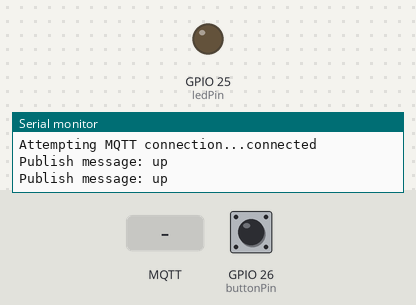
Bench run of a sketch on a simulated ESP32. On the bench: output pins drawn as LEDs (lit = HIGH), the last lines printed to the serial monitor. The inputs (shaded band) are chosen by the test bench; at power-on: GPIO 26 (buttonPin) HIGH. WiFi joins after 1.5 s; servers stay silent unless stated; no MQTT or app messages arrive unless stated.

Above: at 2.7 s.
2.8 s: MQTT message "on" arrives on the first subscribed topic
At 3.8 s:
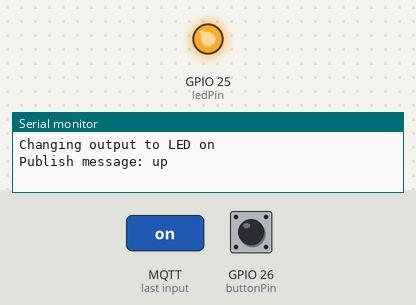
8.3 s: MQTT message "off" arrives on the first subscribed topic
At 9.2 s:
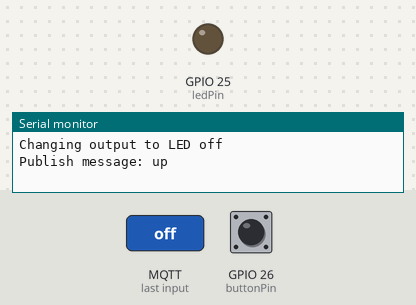
Timing chart, 0 to 10.8 s (numbered marks = the images above; inputs shaded):
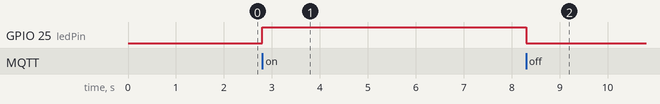

The sketch:

Code_Esp_Button_Led.ino
```cpp
/*********
Rui Santos
Complete project details at https://randomnerdtutorials.com [https://randomnerdtutorials.com/]
Modified by Alexis Combes
*********/
#include <WiFi.h>
#include <PubSubClient.h>
#include <Wire.h>
// Identifiants Wi-Fi
const char *ssid = "iot";
const char *password = "iotisis;";
// Adresse IP du broker MQTT
const char *mqtt_server = "172.18.32.40";
WiFiClient espClient;
PubSubClient client(espClient);
unsigned long lastMsg = 0;
// Broches (Pins)
const int ledPin = 25;
const int buttonPin = 26; // À remplacer par la nouvelle broche du bouton
void setup_wifi();
void callback(char *topic, byte *message, unsigned int length);
void setup()
{
Serial.begin(115200);
setup_wifi();
client.setServer(mqtt_server, 1883);
client.setCallback(callback);
// Initialisation des deux broches
pinMode(ledPin, OUTPUT);
pinMode(buttonPin, INPUT_PULLUP);
}
void setup_wifi()
{
delay(10);
Serial.println();
Serial.print("Connecting to ");
Serial.println(ssid);
WiFi.begin(ssid, password);
while (WiFi.status() != WL_CONNECTED)
{
delay(500);
Serial.print(".");
}
Serial.println("");
Serial.println("WiFi connected");
Serial.println("IP address: ");
Serial.println(WiFi.localIP());
}
void callback(char *topic, byte *message, unsigned int length)
{
Serial.print("Message arrived on topic: ");
Serial.print(topic);
Serial.print(". Message: ");
String messageTemp;
for (int i = 0; i < length; i++)
{
Serial.print((char)message[i]);
messageTemp += (char)message[i];
}
Serial.println();
// Contrôle de la LED via le topic esp32/output
if (String(topic) == "esp32/output")
{
Serial.print("Changing output to ");
if (messageTemp == "on")
{
Serial.println("LED on");
digitalWrite(ledPin, HIGH);
}
else if (messageTemp == "off")
{
Serial.println("LED off");
digitalWrite(ledPin, LOW);
}
}
}
void reconnect()
{
while (!client.connected())
{
Serial.print("Attempting MQTT connection...");
// ID client unique (à personnaliser si d'autres ESP32 utilisent le même broker)
if (client.connect("ESP32Client_BtnLed"))
{
Serial.println("connected");
client.subscribe("esp32/output");
}
else
{
Serial.print("failed, rc=");
Serial.print(client.state());
Serial.println(" try again in 5 seconds");
delay(5000);
}
}
}
void loop()
{
if (!client.connected())
{
reconnect();
}
client.loop();
unsigned long now = millis();
if (now - lastMsg > 1000)
{
lastMsg = now;
// Lecture de l'état du bouton et publication MQTT
int buttonState = digitalRead(buttonPin);
if (buttonState == LOW)
{
Serial.print("Publish message: ");
String payload = "down";
Serial.println(payload);
client.publish("esp32/button1", payload.c_str());
}
else
{
Serial.print("Publish message: ");
String payload = "up";
Serial.println(payload);
client.publish("esp32/button1", payload.c_str());
}
}
}
```

Measured:
- after the input at 2.8 s, GPIO 25 (ledPin): LOW → HIGH at once
- after the input at 8.3 s, GPIO 25 (ledPin): HIGH → LOW at once
